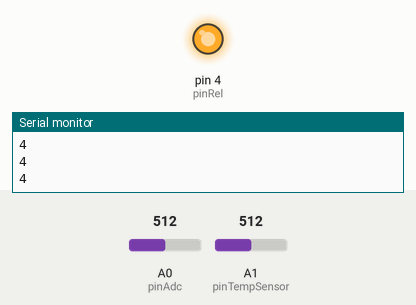
A sketch run on a simulated Arduino Uno, built with avr-gcc and run on an emulated ATmega328P. Shown: output pins drawn as LEDs (lit = HIGH), the last lines printed to the serial monitor. The inputs (shaded band) are chosen by the test bench; at power-on: A1 (pinTempSensor) = 512, A0 (pinAdc) = 512.

Above: at 1.2 s.
1.3 s: A1 (pinTempSensor) set to 489
2.8 s: A1 (pinTempSensor) set to 467
At 3.5 s:
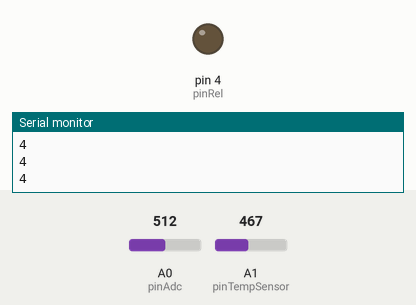
4.5 s: A1 (pinTempSensor) set to 511
At 5.3 s:
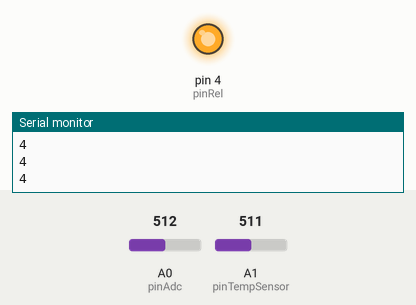
6.0 s: A1 (pinTempSensor) set to 306
At 7.2 s:
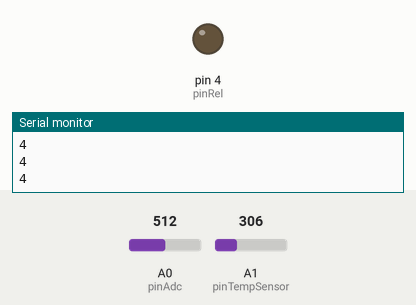
Timing chart, 0 to 8.5 s (numbered marks = the images above; inputs shaded):
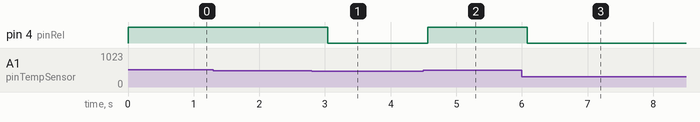

Measured:
- the behaviour switches between 475 and 474 on A1 (pinTempSensor) (found by bisection; images 0 and 1)
- after the input at 2.8 s, pin 4 (pinRel): HIGH → LOW after 0.24 s
- after the input at 4.5 s, pin 4 (pinRel): LOW → HIGH after 0.06 s
- after the input at 6.0 s, pin 4 (pinRel): HIGH → LOW after 0.08 s

The sketch:

serial_read.ino
```cpp
#include <math.h>
const int pinAdc = A0;
int noise = 0;
const int B = 4250;
const int R0 = 100000;
const int pinTempSensor = A1;
const int pinRel = 4;

void setup()
{
  Serial.begin(115200);
  pinMode(pinRel, OUTPUT);
}

void loop()
{
  long sum = 0;
    for(int i=0; i<32; i++)
    {
        sum += analogRead(pinAdc);
    }

    sum >>= 5;

    noise = map(sum, 0, 796, 1, 6);


    int a = analogRead(pinTempSensor);

    float R = 1023.0/a-1.0;
    R = R0*R;

    float temperature = 1.0/(log(R/R0)/B+1/298.15)-273.15;
     if (temperature >= 22) {
      digitalWrite(pinRel, HIGH);
     }
     else {
      digitalWrite(pinRel, LOW);
     }

    Serial.println(noise);
    delay(300);
}
```
